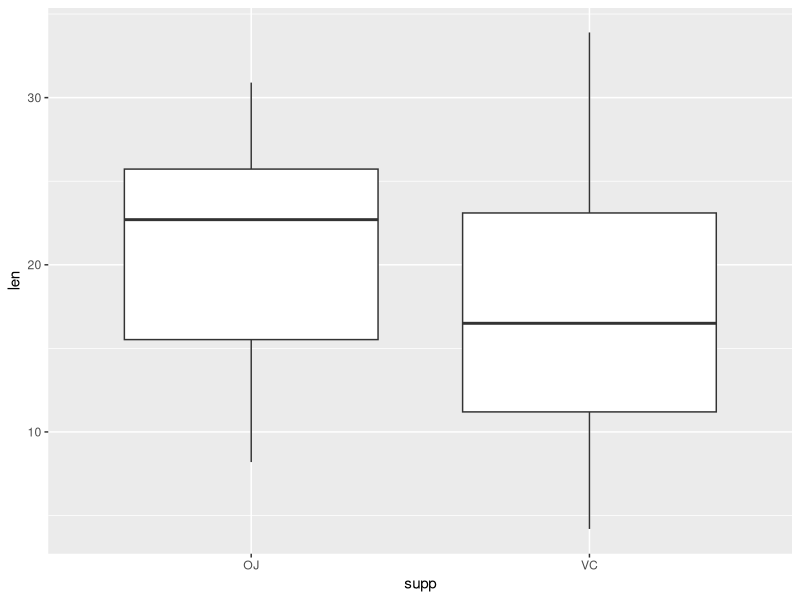
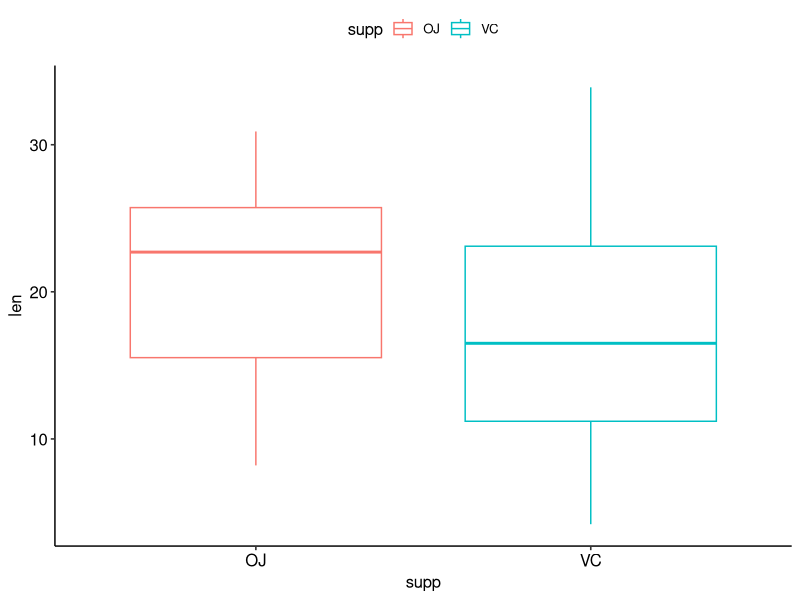
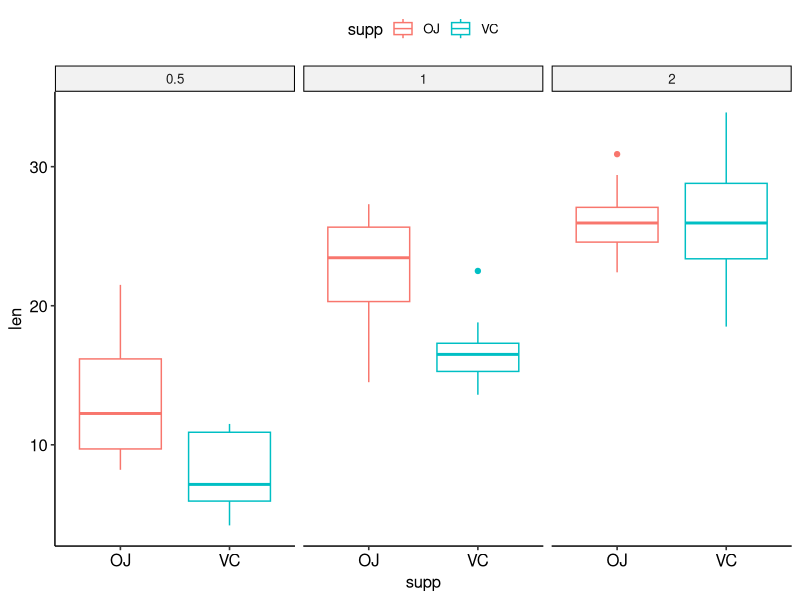
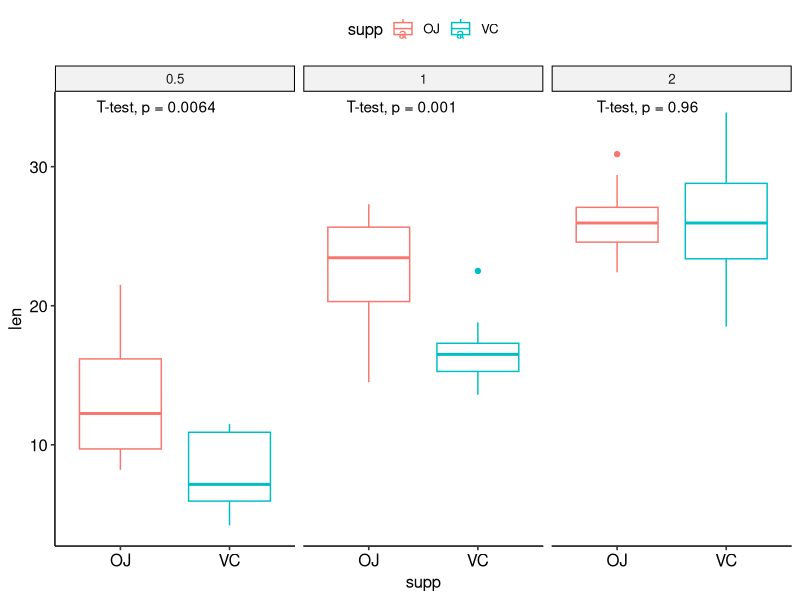

These charts were generated, in order, by the following R code: (Note: this script raises an error after producing the figures.)
####REQUIREMENTS

.libPaths("/project/def-sponsor00/R/lib")
library(rio)
library(ggpubr)
library(pROC)
library(ggplot2)


######1 - Basic statistical tests
View(ToothGrowth)
head(ToothGrowth)
tail(ToothGrowth)
colnames(ToothGrowth)
class(ToothGrowth$len)
class(ToothGrowth$supp)
class(ToothGrowth$dose)
mean(ToothGrowth$len)
sd(ToothGrowth$len)
min(ToothGrowth$len)
max(ToothGrowth$len)

table(ToothGrowth$supp)
table(ToothGrowth$dose,ToothGrowth$supp)

aggregate(ToothGrowth$len~ToothGrowth$supp, FUN = 'mean')
aggregate(ToothGrowth$len~ToothGrowth$supp+ToothGrowth$dose, FUN = 'mean')

ggplot(data = ToothGrowth, aes(x = supp, y = len))+
  geom_boxplot()
ggplot(data = ToothGrowth, aes(x = supp, y = len, color = supp))+
  geom_boxplot()+
  theme_pubr()
ggplot(data = ToothGrowth, aes(x = supp, y = len, color = supp))+
  geom_boxplot()+
  theme_pubr()+
  facet_grid(.~dose)

shapiro.test(ToothGrowth$len)

ggplot(data = ToothGrowth, aes(x = supp, y = len, color = supp))+
  geom_boxplot()+
  theme_pubr()+
  facet_grid(.~dose)+
  stat_compare_means(method = "t.test")

######1 - Classification
data_covid <- import("https://raw.githubusercontent.com/gustavsganzerla/ICG_Workshop_R/main/data_covid.csv")

shapiro.test(data_covid$neutro)

class(data_covid$MOF)
data_covid$MOF <- as.factor(data_covid$MOF)

ggplot(data = data_covid, aes(x = Diagnosis, y = neutro))+
  geom_boxplot()+
  facet_grid(.~MOF)+
  stat_compare_means(comparisons = list(c("sepsis", "sepsis+covid"),
                                        c("sepsis", "septic shock"),
                                        c("sepsis+covid", "septic shock")),
                     method = "wilcox.test",
                     label = "p.signif")

data_covid_mof_0 <- subset(data_covid, data_covid$MOF == 0)

model <- glm(Diagnosis == "septic shock" ~ neutro, data = data_covid_mof_0)

roc_obj <- roc(data_covid_mof_0$Diagnosis=="septic shock", predict(model))

roc_df <- data.frame(TPR = roc_obj$sensitivities, FPR = roc_obj$specificities)

roc_obj$auc

ggplot(data = roc_df, aes(x = 1-FPR, y = TPR))+
  geom_line()+
  annotate("text", x = 0.8, y = 0.2, label = paste("AUC = ", round(roc_obj$auc, 2)))+
  theme_pubr()
